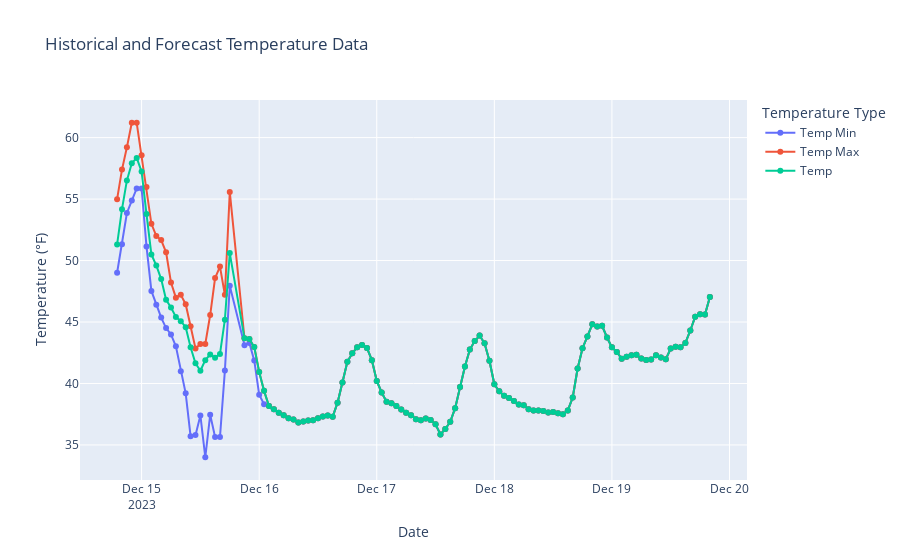

Here is the notebook cell this chart was saved with:
### Code cell
#TODO: Plot historical and forecast data on same plot. Include lines for temp, max temp, min temp. Include hover option for other measures like wind speed, weather description, feels like.


# Create the plot
fig = px.line(plot_df, x='date_time', y=['temp_min', 'temp_max', 'temp'], custom_data=['speed', 'description'],
              labels={'date_time': 'Date','value': 'Temperature (°F)', 'variable': 'Temperature Type'},
              title='Historical and Forecast Temperature Data')

# Add hover data
fig.update_traces(mode='lines+markers')
for trace in fig.data:
    trace.name = trace.name.replace('_',' ').title()
fig.update_layout(hovermode='x unified')
# fig.add_trace(
#     px.scatter(plot_df, x='date_time', y='temp', custom_data=['speed', 'description']).data[0]
# )
fig.update_traces(hovertemplate="<br>".join([
    "%{y}°F",
    "Wind Speed: %{customdata[0]} mph",
    "Weather: %{customdata[1]}",
]))

# Show the plot
fig.show()
